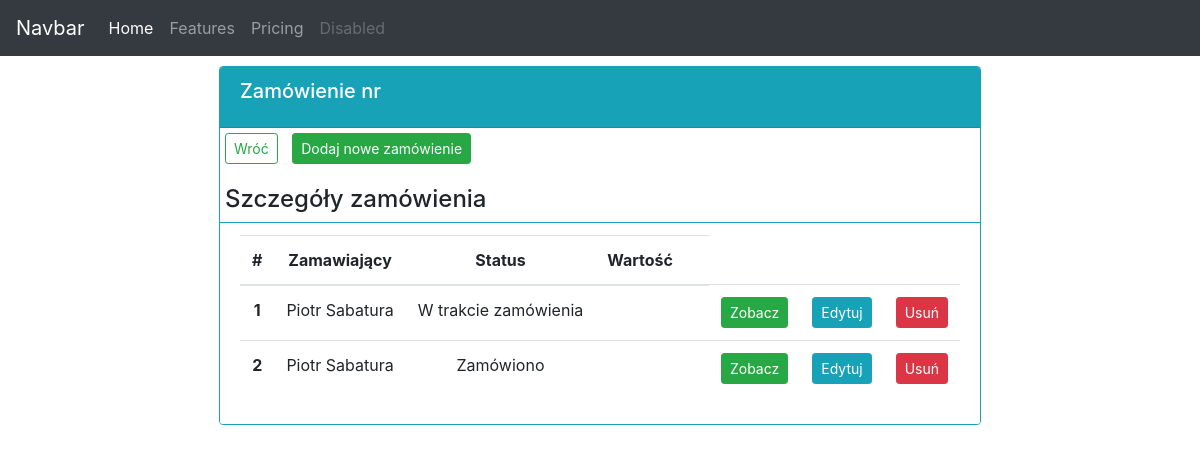
/orders/, run on an earlier commit of the app's database.
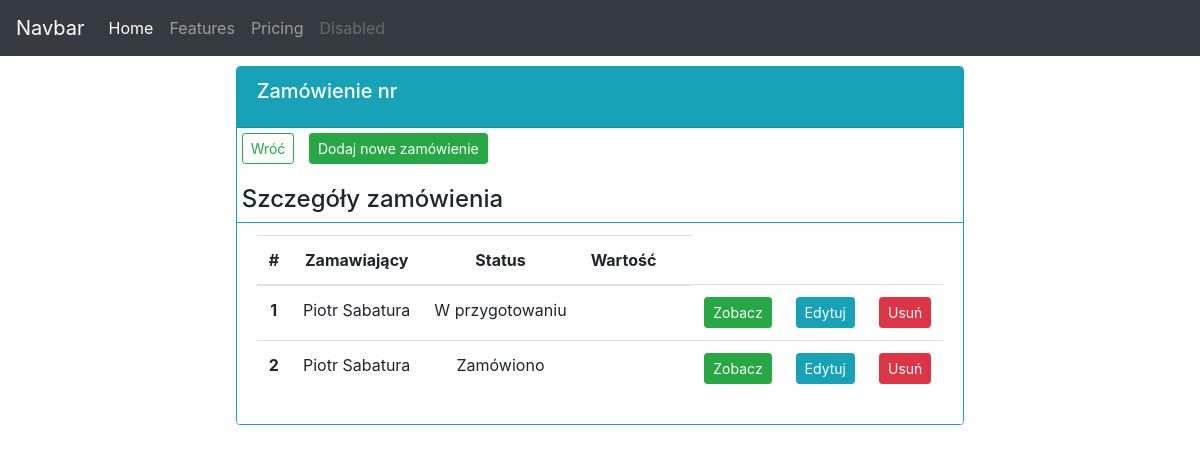
And on a later commit of the database.
### order_app/models.py (models this page shows, shortened)
class Order(models.Model):
    STATUS = (
        ('W przygotowaniu', 'W przygotowaniu'),
        ('Zamówiono', 'Zamówiono'),
        ('Dostarczono', 'Dostarczono'),
    )
    employee = models.ForeignKey(Employee, null=True, blank=True, on_delete=models.SET_NULL)
    product = models.ManyToManyField(Product, through="OrderProduct")
    date_created = models.DateTimeField(auto_now_add=True)
    status = models.CharField(max_length=200, choices=STATUS, null=True)
    note = models.TextField(max_length=1000, null=True, blank=True)

class Employee(models.Model):
    name = models.CharField(max_length=200, null=True)
    surname = models.CharField(max_length=200, null=True)
    phone = models.CharField(max_length=200, null=True, blank=True)
    email = models.EmailField(max_length=100, null=True, blank=True)
    date_added = models.DateTimeField(auto_now_add=True)
    def __str__(self):
        return f"{self.name.title()} {self.surname.title()}"

### order_app/views.py (the view)
# urls.py: path('orders/', ordersView, name='orders'),
def ordersView(request):
    orders = Order.objects.all()
    context = {'orders': orders}
    template = 'order_app/orders.html'
    return render(request, template, context)

### order_app/templates/order_app/orders.html (shortened to what this page needs)
{% extends 'order_app/base.html' %}
{% block content %}
<div class="row">
    <div class="col-md d-flex justify-content-center">
      <div class="card border-info" style="margin: 10px;">
        <div class="card-header bg-info text-white">
          <h5 class="card-title">Zamówienie nr</h5>
        </div>
          <p>
            <a class="btn btn-outline-success btn-sm" style="margin: 5px;" href="{% url 'order_app:orders' %}">Wróć</a>
            <a class="btn btn-success btn-sm" style="margin: 5px;"
               href="">Dodaj nowe zamówienie</a>
          </p>
          <h4 style="margin-left: 5px;">Szczegóły zamówienia</h4>
          <ul class="list-group list-group-flush">
            <li class="list-group-item border-info">
              <table class="table">
                <thead>
                  <tr class="text-center">
                    <th scope="col">#</th>
                    <th scope="col">Zamawiający</th>
                    <th scope="col">Status</th>
                    <th scope="col">Wartość</th>
                    <th scope="col"></th>
                  </tr>
                </thead>
                <tbody>
                  {% for order in orders %}
                  <tr class="text-center">
                    <th scope="row">{{forloop.counter}}</th>
                    <td>{{ order.employee }}</td>
                    <td>{{ order.status }}</td>
                    <td></td>
                    <td></td>
                    <td><a class="btn btn-sm btn-success" href="{% url 'order_app:order' order.id %}">Zobacz</a></td>
                    <td><a class="btn btn-sm btn-info" href="">Edytuj</a></td>
                    <td><a class="btn btn-sm btn-danger" href="">Usuń</a></td>
                  </tr>
                {% endfor %}
              </table>
            </li>
          </ul>
        </div>
      </div>
    </div>
{% endblock content %}

What changed in the data, as far as the page shows it:
changed Order: status "W trakcie zamówienia" → "W przygotowaniu"
